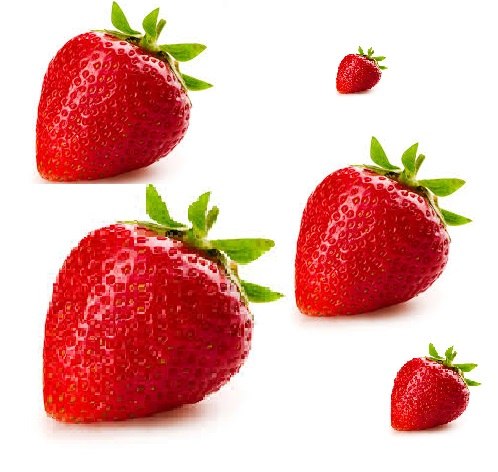
#> input picture download1.jpg, 498 x 472 px, found by its file name
$ python fun.py   (older library calls are emulated)
#> lines starting #> are read from the running program, lines starting #| are printed output that depends on the picture; after the words box and inside, x2 and y2 are one past the last pixel; in counts of white or black regions, pixels touching at a corner belong together
#> further down, image is the input picture: shape (472, 498, 3); mean B, G, R 170.8, 176, 229.2
from __future__ import division
import cv2
# to show the image
from matplotlib import pyplot as plt
import numpy as np
from math import cos, sin

green = (0, 255, 0)


def show(image):
    # Figure size in inches
    plt.figure(figsize=(10, 10))

    # Show image, with nearest neighbour interpolation
    plt.imshow(image, interpolation='nearest')


def overlay_mask(mask, image):
    # make the mask rgb
    #since the image is RGB and mask is Grayscale
    rgb_mask = cv2.cvtColor(mask, cv2.COLOR_GRAY2RGB)
    # calculates the weightes sum of two arrays. in our case image arrays
    # input, how much to weight each.
    # optional depth value set to 0 no need
    img = cv2.addWeighted(rgb_mask, 0.5, image, 0.5, 0)
    return img


def find_biggest_contour(image):
    # Copy
    image = image.copy()
    # input, gives all the contours, contour approximation compresses horizontal,
    # vertical, and diagonal segments and leaves only their end points. For example,
    # an up-right rectangular contour is encoded with 4 points.
    # Optional output vector, containing information about the image topology.
    # It has as many elements as the number of contours.
    # we dont need it
    _, contours, hierarchy = cv2.findContours(image, cv2.RETR_LIST, cv2.CHAIN_APPROX_SIMPLE)

    # Isolate largest contour
    contour_sizes = [(cv2.contourArea(contour), contour) for contour in contours]
    biggest_contour = max(contour_sizes, key=lambda x: x[0])[1]

    mask = np.zeros(image.shape, np.uint8)
    cv2.drawContours(mask, [biggest_contour], -1, 255, -1)
    return biggest_contour, mask


def circle_contour(image, contour):
    # Bounding ellipse
    image_with_ellipse = image.copy()
    # easy function
    ellipse = cv2.fitEllipse(contour)
    # add it
    cv2.ellipse(image_with_ellipse, ellipse, green, 2, cv2.LINE_AA)
    return image_with_ellipse


def find_strawberry(image):


    image = cv2.cvtColor(image, cv2.COLOR_BGR2RGB)

    # Make a consistent size
    # get largest dimension

    max_dimension = max(image.shape)
#> max_dimension = 498

    # The maximum window size is 700 by 660 pixels. make it fit in that
    scale = 700 / max_dimension
#> scale = 1.41

    # resize it. rescale width and hieght with same ratio none since output is 'image'.
    image = cv2.resize(image, None, fx=scale, fy=scale)
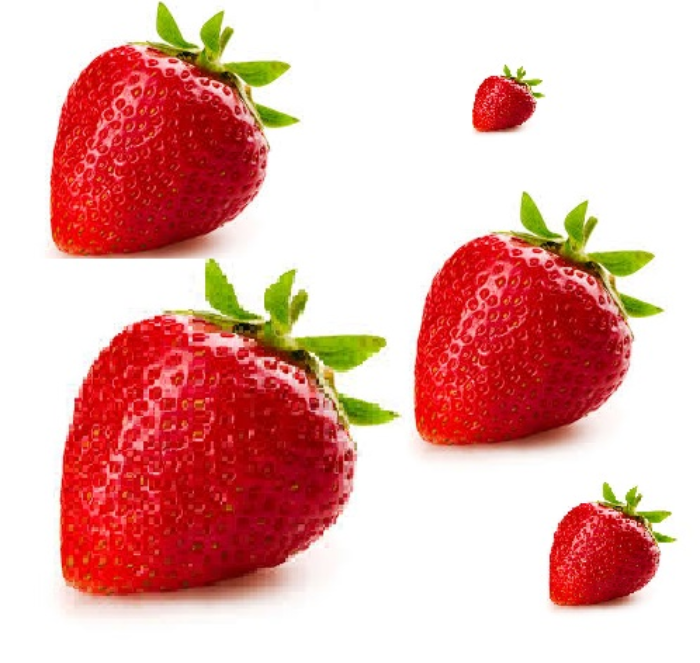
#> image: shape (663, 700, 3); mean R, G, B 229.1, 175.9, 170.6
    image1 = image.copy()
    cv2.imwrite('image.jpg', image)
    # we want to eliminate noise from our image. clean. smooth colors without
    # dots
    # Blurs an image using a Gaussian filter. input, kernel size, how much to filter, empty)
    image_blur = cv2.GaussianBlur(image, (7, 7), 0)
    cv2.imwrite('image_blur.jpg', image_blur)
    # unlike RGB, HSV separates luma, or the image intensity, from
    # chroma or the color information.
    # just want to focus on color, segmentation
    image_blur_hsv = cv2.cvtColor(image_blur, cv2.COLOR_RGB2HSV)
#> image_blur_hsv: shape (663, 700, 3); mean H, S, V 40.7, 82.7, 230.2
    cv2.imwrite('image_blur_hsv.jpg', image_blur_hsv)
    #For HSV, Hue range is [0,179], Saturation range is [0,255] and Value range is [0,255].
    # Filter by colour
    # 0-10 hue
    # minimum red amount, max red amount
    min_red = np.array([0, 100, 80])
    max_red = np.array([10, 256, 256])
    # layer
    mask1 = cv2.inRange(image_blur_hsv, min_red, max_red)
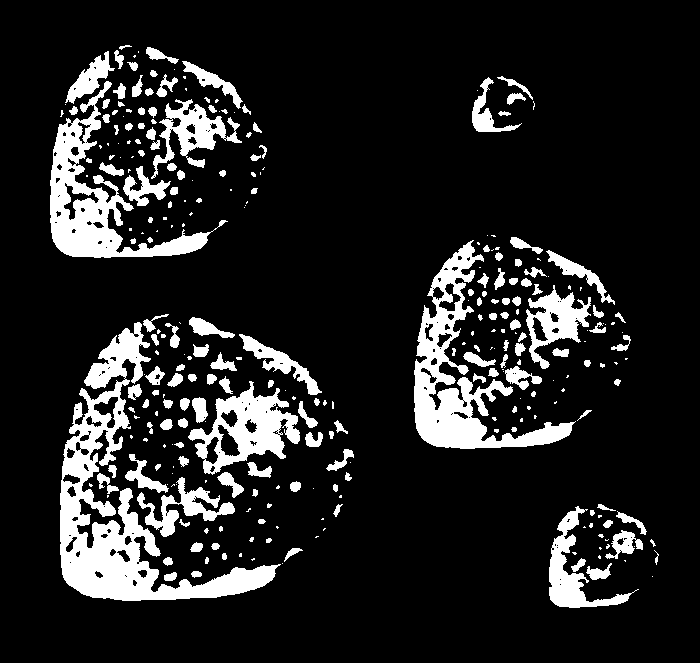
#> mask1: shape (663, 700); 13.6% white; 300 white regions (138 under 20 px), largest, box (x1, y1, x2, y2) and area: (60, 322, 281, 601) 14791, (414, 240, 576, 449) 8921, (50, 81, 228, 258) 7571
    cv2.imwrite('mask1.jpg', mask1)
    # birghtness of a color is hue
    # 170-180 hue
    min_red2 = np.array([170, 100, 80])
    max_red2 = np.array([180, 256, 256])
    mask2 = cv2.inRange(image_blur_hsv, min_red2, max_red2)
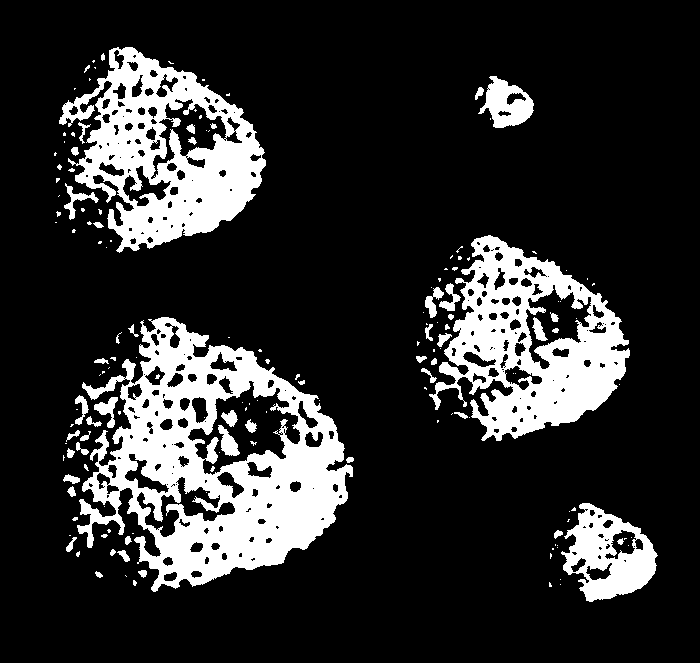
#> mask2: shape (663, 700); 18.2% white; 160 white regions (106 under 20 px), largest, box (x1, y1, x2, y2) and area: (77, 317, 353, 592) 34088, (59, 47, 266, 253) 19764, (429, 235, 630, 441) 19250
    cv2.imwrite('mask2.jpg', mask2)

    # looking for what is in both ranges
    # Combine masks
    mask = mask1 + mask2
#> mask: shape (663, 700); 31.8% white; 7 white regions (2 under 20 px), largest, box (x1, y1, x2, y2) and area: (60, 314, 354, 601) 64680, (414, 235, 631, 449) 35714, (50, 45, 267, 258) 35624, (549, 503, 659, 608) 8905, (472, 76, 535, 132) 2755
    cv2.imwrite('mask.jpg', mask)

    # Clean up
    # we want to circle our strawberry so we'll circle it with an ellipse
    # with a shape of 15x15
    kernel = cv2.getStructuringElement(cv2.MORPH_ELLIPSE, (15, 15))

    # morph the image. closing operation Dilation followed by Erosion.
    # It is useful in closing small holes inside the foreground objects,
    # or small black points on the object.
    mask_closed = cv2.morphologyEx(mask, cv2.MORPH_CLOSE, kernel)
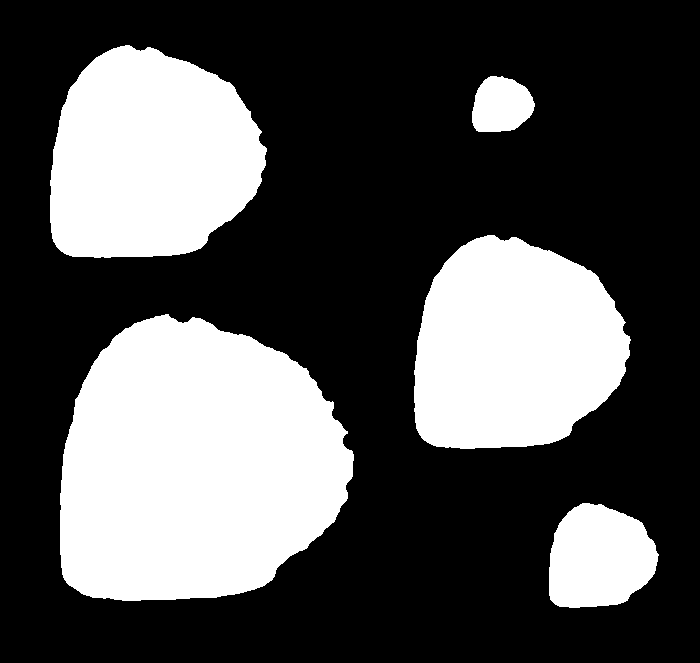
#> mask_closed: shape (663, 700); 32.4% white; 5 white regions, box (x1, y1, x2, y2) and area: (60, 314, 354, 601) 65929, (414, 235, 631, 449) 36304, (50, 45, 267, 258) 36220, (549, 503, 659, 608) 9017, (472, 76, 535, 132) 2757
    cv2.imwrite('mask_closed.jpg', mask_closed)
    # erosion followed by dilation. It is useful in removing noise
    mask_clean = cv2.morphologyEx(mask_closed, cv2.MORPH_OPEN, kernel)
#> mask_clean: shape (663, 700); 32.3% white; 5 white regions
    cv2.imwrite('mask_clean.jpg', mask_clean)

    # Find biggest strawberry
    # get back list of segmented strawberries and an outline for the biggest one
    big_strawberry_contour, mask_strawberries = find_biggest_contour(mask_clean)
#> in find_biggest_contour, `_, contours, hierarchy = cv2.findContours(image, cv2.RETR_LIST, cv2.CH..`: contours = 5 contours; box (x1, y1, x2, y2) and area: (60, 315, 354, 601) 65427, (414, 235, 630, 449) 35946, (50, 45, 266, 258) 35862, (549, 503, 658, 608) 8842, (472, 76, 534, 132) 2655
#> in find_biggest_contour, `contour_sizes = [(cv2.contourArea(contour), contour) for contour in co..`: contour_sizes = 5 items
#> in find_biggest_contour, `biggest_contour = max(contour_sizes, key=lambda x: x[0])[1]`: biggest_contour = contour of 380 points, box (x1, y1, x2, y2) (60, 315, 354, 601), area 65427
#> in find_biggest_contour, `cv2.drawContours(mask, [biggest_contour], -1, 255, -1)`:
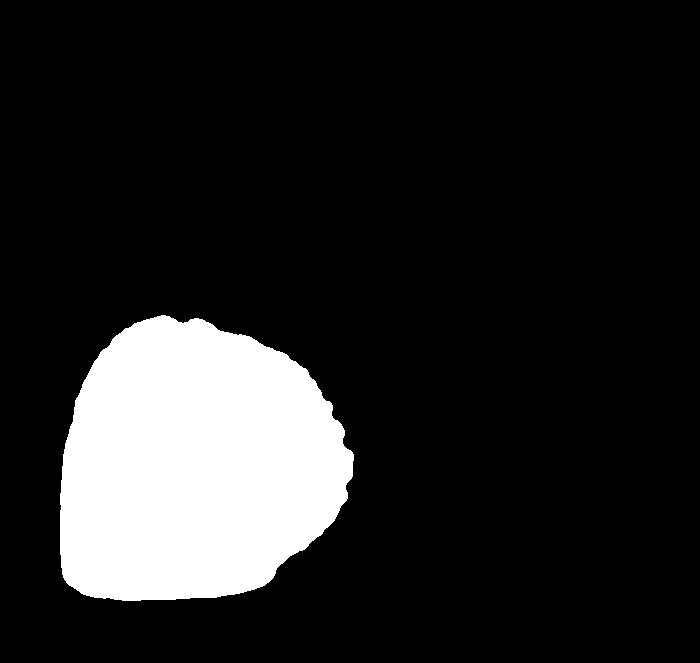
#> mask: shape (663, 700); 14.2% white; 1 white region, box (x1, y1, x2, y2) and area: (60, 315, 354, 601) 65866
#> big_strawberry_contour has the same summary as biggest_contour in find_biggest_contour
    cv2.imwrite('big_strawberry_contour.jpg', mask_strawberries)
    # Overlay cleaned mask on image
    # overlay mask on image, strawberry now segmented
    #this step is not necessary
    overlay = overlay_mask(mask_clean, image)
#> in overlay_mask, `rgb_mask = cv2.cvtColor(mask, cv2.COLOR_GRAY2RGB)`: rgb_mask: shape (663, 700, 3); 32.3% white; 5 white regions, box (x1, y1, x2, y2) and area: (60, 315, 354, 601) 65866, (414, 235, 630, 449) 36268, (50, 45, 266, 258) 36184, (549, 503, 658, 608) 9002, (472, 76, 534, 132) 2742
#> in overlay_mask, `img = cv2.addWeighted(rgb_mask, 0.5, image, 0.5, 0)`:
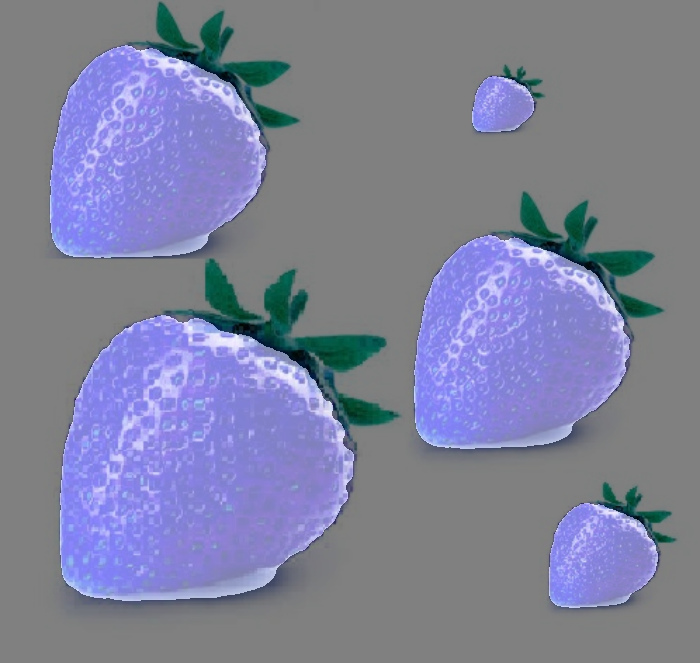
#> img: shape (663, 700, 3); mean B, G, R 156, 129.4, 126.8
    cv2.imwrite('overlay.jpg', overlay)
    # Circle biggest strawberry
    # circle the biggest one
    circled = circle_contour(overlay, big_strawberry_contour)
#> in circle_contour, `ellipse = cv2.fitEllipse(contour)`: ellipse = ((192.1, 467.4), (282.4, 308.8), 49.95)
    circled1 = circle_contour(image1, big_strawberry_contour)
#> in circle_contour (call 2), `cv2.ellipse(image_with_ellipse, ellipse, green, 2, cv2.LINE_AA)`:
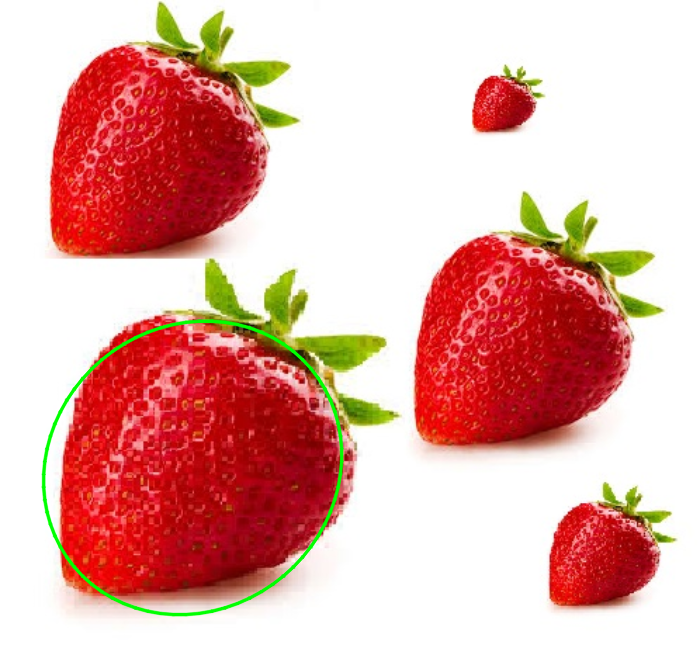
#> image_with_ellipse: shape (663, 700, 3); mean R, G, B 227.7, 176.7, 169.8
    show(circled)
    show(circled1)

    # we're done, convert back to original color scheme
    bgr = cv2.cvtColor(circled1, cv2.COLOR_RGB2BGR)

    return bgr


# read the image
image = cv2.imread('C:/Users/Dipanker/Desktop/download1.jpg')
# detect it
result = find_strawberry(image)
# write the new image
cv2.imwrite('yo2.jpg', result)
